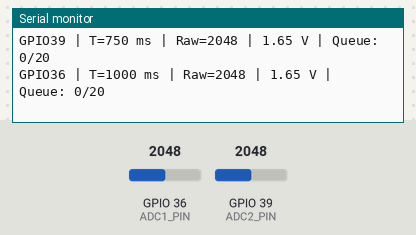
Recording of a program running on a simulated ESP32. On the bench: the last lines printed to the serial monitor. The inputs (shaded band) are chosen by the test bench; at power-on: GPIO 36 (ADC1_PIN) = 2048, GPIO 39 (ADC2_PIN) = 2048 (analog values on the 0–4095 scale).

Above: at 1.3 s.
1.4 s: GPIO 36 (ADC1_PIN) set to 1028
At 1.9 s:
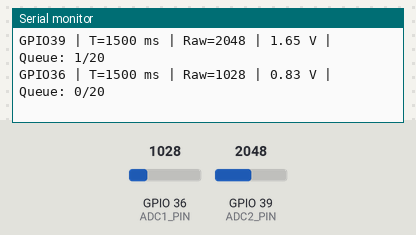
2.9 s: GPIO 36 (ADC1_PIN) set to 929
At 3.31 s:
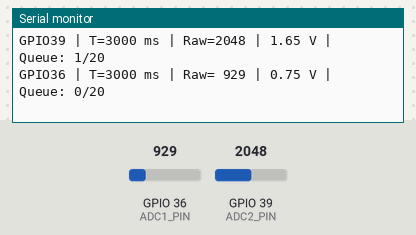
Timing chart, 0 to 5.9 s (numbered marks = the images above; inputs shaded):
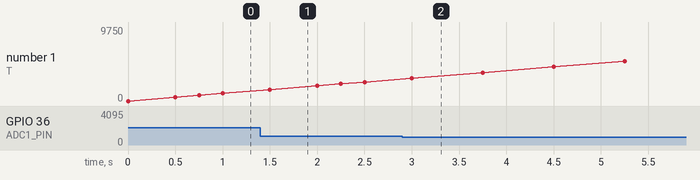

The program:

main.cpp
```cpp
/**
 * @file main.cpp
 * @author Anthony Yalong
 * @brief Multi-sensor ADC data acquisition system using FreeRTOS queues for
 *        producer-consumer pattern with two independent sensor tasks and
 *        centralized aggregation/display
 */

// includes
#include <Arduino.h>
#include "freertos/FreeRTOS.h"
#include "freertos/task.h"
#include "driver/gpio.h"

// project configuration
#define BAUDRATE 115200
#define ADC1_PIN GPIO_NUM_36
#define ADC2_PIN GPIO_NUM_39

// task configuration
#define SENSOR_TASK_STACK_SIZE 2048
#define SENSOR_1_TASK_DELAY_MS 500
#define SENSOR_2_TASK_DELAY_MS 750
#define AGGREGATOR_TASK_STACK_SIZE 4096

// adc configuration
#define ADC_ATTEN ADC_11db
#define ADC_BITWIDTH 12

// queue configuration
#define QUEUE_TIMEOUT_MS 100
#define QUEUE_SIZE 20

// sensor structure
typedef struct {
  gpio_num_t adc_pin;
  TickType_t delay_tick;
  TickType_t last_wake;
} sensor_config_t;

// display structure
typedef struct {
  gpio_num_t source;
  uint16_t raw_value;
  uint32_t time_stamp;
} sensor_message_t;

// globals
static const char *TAG = "queues_advanced (arduino)";
static QueueHandle_t event_queue = NULL;
static sensor_config_t sensor_1_config;
static sensor_config_t sensor_2_config;

// function prototypes
void sensor_task(void *pvParameters);
void aggregator_task(void *pvParameters);

void setup() {
  // serial
  Serial.begin(BAUDRATE);
  if (!Serial) delay(10);

  // error managment
  BaseType_t xRet;

  // adc initialization
  analogSetAttenuation(ADC_ATTEN);
  analogReadResolution(ADC_BITWIDTH);

  // queue initialization
  event_queue = xQueueCreate(QUEUE_SIZE, sizeof(sensor_message_t));
  if (event_queue == NULL) {
    Serial.printf("%s: failed to initialize event queue\n");
    while (true) { vTaskDelay(portMAX_DELAY); }
  }

  // sensor 1 task creation
  sensor_1_config.adc_pin = ADC1_PIN;
  sensor_1_config.delay_tick = pdMS_TO_TICKS(SENSOR_1_TASK_DELAY_MS);
  xRet = xTaskCreatePinnedToCore(
    sensor_task,
    "sensor_1_task",
    SENSOR_TASK_STACK_SIZE,
    &sensor_1_config,
    1,
    NULL,
    1
  );
  if (xRet != pdTRUE) {
    Serial.printf("%s: failed to create sensor 1 task\n");
    while (true) { vTaskDelay(portMAX_DELAY); }
  }

  // sensor 2 task creation
  sensor_2_config.adc_pin = ADC2_PIN;
  sensor_2_config.delay_tick = pdMS_TO_TICKS(SENSOR_2_TASK_DELAY_MS);
  xRet = xTaskCreatePinnedToCore(
    sensor_task,
    "sensor_2_task",
    SENSOR_TASK_STACK_SIZE,
    &sensor_2_config,
    1,
    NULL,
    1
  );
  if (xRet != pdTRUE) {
    Serial.printf("%s: failed to create sensor 2 task\n");
    while (true) { vTaskDelay(portMAX_DELAY); }
  }

  // aggregator task creation
  xRet = xTaskCreatePinnedToCore(
    aggregator_task,
    "aggregator_task",
    AGGREGATOR_TASK_STACK_SIZE,
    NULL,
    2,
    NULL,
    1
  );
  if (xRet != pdTRUE) {
    Serial.printf("%s: failed to create aggregator task\n");
    while (true) { vTaskDelay(portMAX_DELAY); }
  }
}

void loop() {
  vTaskDelay(portMAX_DELAY);
}

void sensor_task(void *pvParameters) {
  // setup
  sensor_config_t *sensor_config = (sensor_config_t *)pvParameters;
  sensor_config->last_wake = xTaskGetTickCount();
  sensor_message_t message;

  // initialization
  message.source = sensor_config->adc_pin;

  while (true) {
    // read value
    message.raw_value = analogRead(sensor_config->adc_pin);

    // timestamp
    message.time_stamp = millis();

    // enqueue
    if (xQueueSend(event_queue, &message, pdMS_TO_TICKS(QUEUE_TIMEOUT_MS)) != pdPASS) {
      Serial.printf("%s: queue full! dropped sample! source: GPIO%d\n", TAG, sensor_config->adc_pin);
    }

    vTaskDelayUntil(&sensor_config->last_wake, sensor_config->delay_tick);
  }
}

void aggregator_task(void *pvParameters) {
  // setup
  sensor_message_t message;

  while (1) {
    // dequeue
    if (xQueueReceive(event_queue, &message, portMAX_DELAY) == pdPASS) {
      float voltage = (message.raw_value / 4095.0f) * 3.3f;
      Serial.printf("GPIO%d | T=%lu ms | Raw=%4d | %.2f V | Queue: %d/%d\n",
        message.source,
        message.time_stamp,
        message.raw_value,
        voltage,
        uxQueueMessagesWaiting(event_queue),
        QUEUE_SIZE
      );
    }
  }
}
```

Measured:
- the behaviour switches between 1000 and 999 on GPIO 36 (ADC1_PIN) (found by bisection; images 1 and 2)
- after the input at 1.4 s, the serial monitor: prints a new line after 0.10 s (image 1)
- after the input at 2.9 s, the serial monitor: prints a new line after 0.10 s (image 2)
